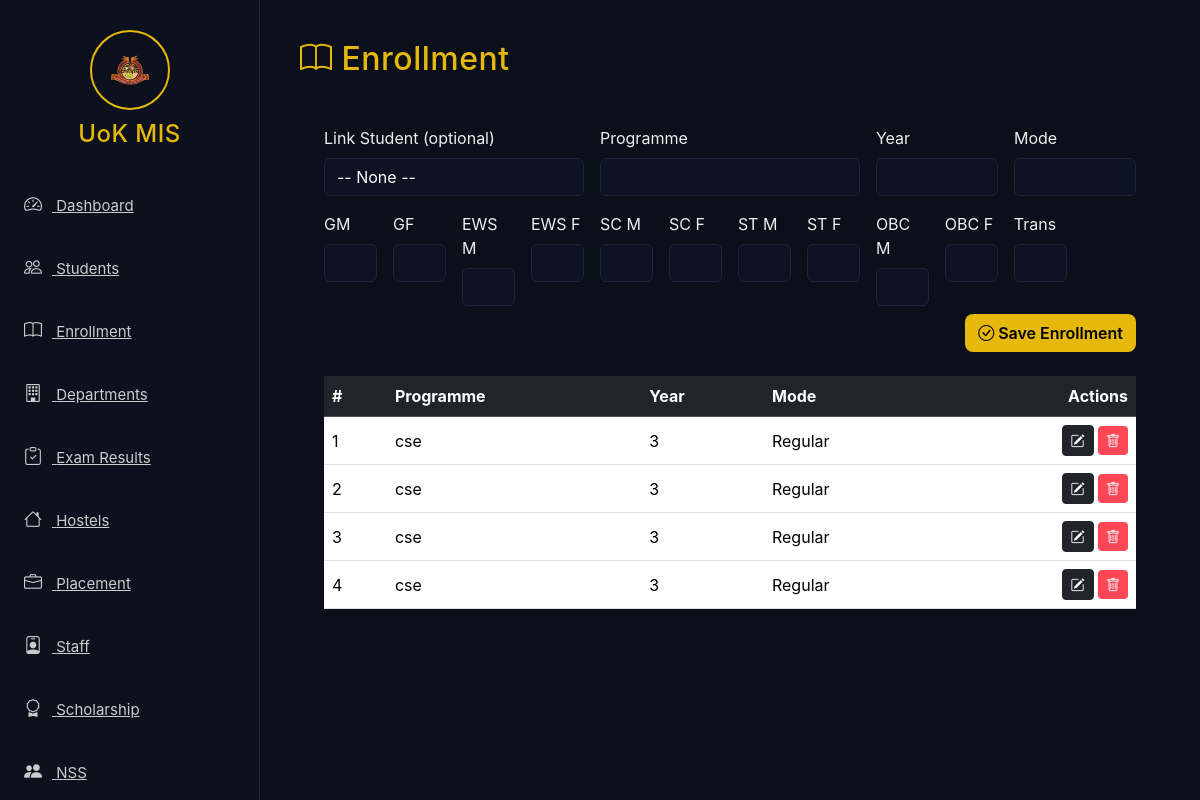
The app's page /enrollment with its own data.
### app/models.py (models this page shows)
class Enrollment(db.Model):
    id = db.Column(db.Integer, primary_key=True)
    student_id = db.Column(db.Integer, db.ForeignKey("student.id"), nullable=True)
    programme = db.Column(db.String(200))
    year = db.Column(db.Integer)
    mode = db.Column(db.String(50))
    general_male = db.Column(db.Integer, default=0)
    general_female = db.Column(db.Integer, default=0)
    ews_male = db.Column(db.Integer, default=0)
    ews_female = db.Column(db.Integer, default=0)
    sc_male = db.Column(db.Integer, default=0)
    sc_female = db.Column(db.Integer, default=0)
    st_male = db.Column(db.Integer, default=0)
    st_female = db.Column(db.Integer, default=0)
    obc_male = db.Column(db.Integer, default=0)
    obc_female = db.Column(db.Integer, default=0)
    trans_gender = db.Column(db.Integer, default=0)
    created_at = db.Column(db.DateTime, default=datetime.utcnow)

### app/routes.py (the view, shortened to what this page needs)
@main.route("/enrollment", methods=["GET", "POST"])
def enrollment():
    students = Student.query.all()
    enrollments = Enrollment.query.order_by(Enrollment.created_at.desc()).all()
    return render_template("enrollment/enrollment.html", students=students, enrollments=enrollments)

### app/templates/enrollment/enrollment.html (shortened to what this page needs)
{% extends 'base.html' %}
{% block content %}
<div class="page-header d-flex justify-content-between align-items-center">
  <h2><i class="bi bi-book"></i> Enrollment</h2>
</div>
<div class="card-glow p-4 mt-3">
  <form method="POST" class="row g-3 mb-4">
    <div class="col-md-4">
      <label class="form-label">Link Student (optional)</label>
      <select name="student_id" class="form-select">
        <option value="none">-- None --</option>
      </select>
    </div>
    <div class="col-md-4">
      <label class="form-label">Programme</label>
      <input name="programme" class="form-control" required>
    </div>
    <div class="col-md-2">
      <label class="form-label">Year</label>
      <input name="year" type="number" class="form-control" required>
    </div>
    <div class="col-md-2">
      <label class="form-label">Mode</label>
      <input name="mode" class="form-control" required>
    </div>
    <div class="col-md-1"><label class="form-label">GM</label><input name="general_male" type="number" class="form-control"></div>
    <div class="col-md-1"><label class="form-label">GF</label><input name="general_female" type="number" class="form-control"></div>
    <div class="col-md-1"><label class="form-label">EWS M</label><input name="ews_male" type="number" class="form-control"></div>
    <div class="col-md-1"><label class="form-label">EWS F</label><input name="ews_female" type="number" class="form-control"></div>
    <div class="col-md-1"><label class="form-label">SC M</label><input name="sc_male" type="number" class="form-control"></div>
    <div class="col-md-1"><label class="form-label">SC F</label><input name="sc_female" type="number" class="form-control"></div>
    <div class="col-md-1"><label class="form-label">ST M</label><input name="st_male" type="number" class="form-control"></div>
    <div class="col-md-1"><label class="form-label">ST F</label><input name="st_female" type="number" class="form-control"></div>
    <div class="col-md-1"><label class="form-label">OBC M</label><input name="obc_male" type="number" class="form-control"></div>
    <div class="col-md-1"><label class="form-label">OBC F</label><input name="obc_female" type="number" class="form-control"></div>
    <div class="col-md-1"><label class="form-label">Trans</label><input name="trans_gender" type="number" class="form-control"></div>
    <div class="col-12 text-end mt-2">
      <button class="btn btn-gold"><i class="bi bi-check-circle"></i> Save Enrollment</button>
    </div>
  </form>
  <table class="table table-hover align-middle">
    <thead class="table-dark">
      <tr>
        <th>#</th>
        <th>Programme</th>
        <th>Year</th>
        <th>Mode</th>
        <th class="text-end">Actions</th>
      </tr>
    </thead>
    <tbody>
      {% for e in enrollments %}
      <tr>
        <td>{{ loop.index }}</td>
        <td>{{ e.programme }}</td>
        <td>{{ e.year }}</td>
        <td>{{ e.mode }}</td>
        <td class="text-end">
          <a href="{{ url_for('main.edit_enrollment', id=e.id) }}"
             class="btn btn-sm btn-dark">
            <i class="bi bi-pencil-square"></i>
          </a>
          <form method="POST"
                action="{{ url_for('main.delete_enrollment', id=e.id) }}"
                style="display:inline;"
                onsubmit="return confirm('Delete this enrollment record?');">
            <button class="btn btn-sm btn-danger">
              <i class="bi bi-trash"></i>
            </button>
          </form>
        </td>
      </tr>
      {% else %}
      <tr>
        <td colspan="5" class="text-center text-muted">No enrollment records yet.</td>
      </tr>
      {% endfor %}
    </tbody>
  </table>
</div>
{% endblock %}

### app/static/css/style.css (style rules this page uses)
body { background: #0b0f19; color: #eee; font-family: "Inter", sans-serif; overflow-x: hidden; }
h1, h2, h3, h4, h5, h6 { color: #e5b80b; letter-spacing: 0.5px; }
.table { color: #eee; }
.table thead { background: #151b2e; }
.btn-danger { background: #ff4757; border: none; }
input, select, textarea { background: #0d1322 !important; color: #fff !important; border: 1px solid #1e2538 !important; }
.btn-gold { background: #e5b80b; color: #000; border-radius: 8px; font-weight: 600; }

### records on screen
Enrollment: programme "cse", year "3", mode "Regular"
Enrollment: programme "cse", year "3", mode "Regular"
Enrollment: programme "cse", year "3", mode "Regular"
Enrollment: programme "cse", year "3", mode "Regular"
